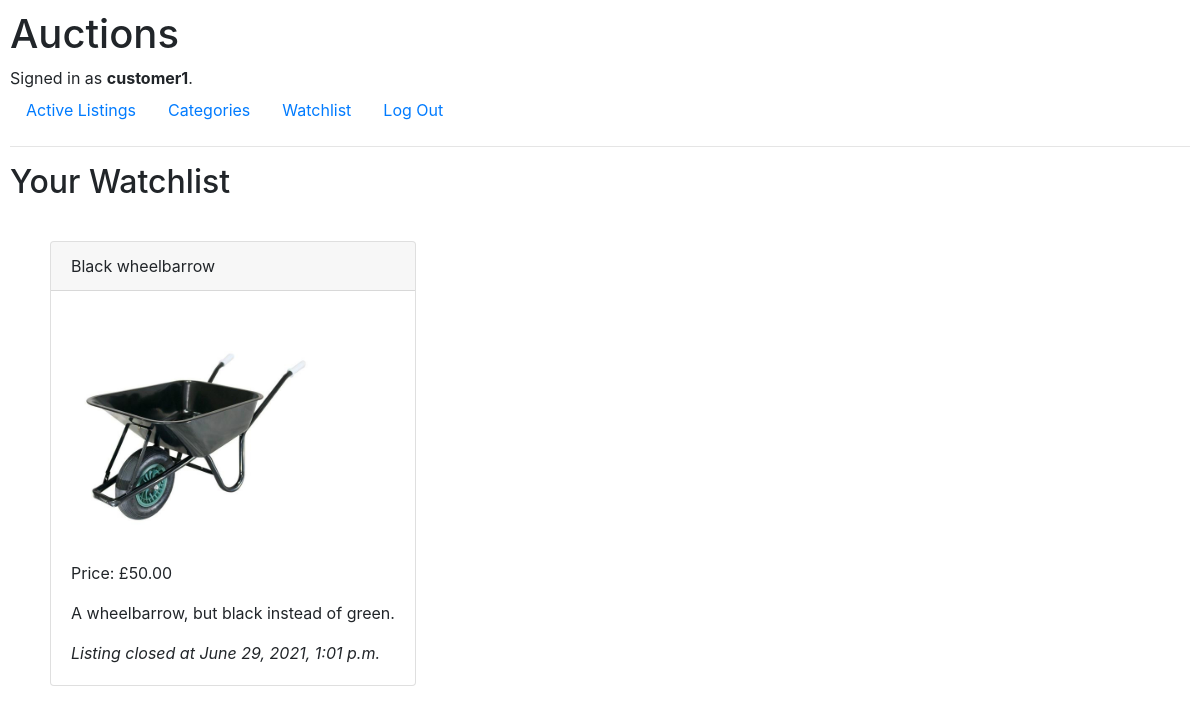
Screenshot of /watchlist (signed in) with the database file from the repository.
### auctions/models.py (models this page shows, shortened)
class User(AbstractUser):
    created_at = models.DateTimeField(auto_now_add=True)
    updated_at = models.DateTimeField(auto_now=True)
    watchlist_listings = models.ManyToManyField(Listing, blank=True, related_name="watchlist_users")

class Listing(models.Model):
    created_at = models.DateTimeField(auto_now_add=True)
    updated_at = models.DateTimeField(auto_now=True)
    uuid = models.UUIDField(default=uuid.uuid4, editable=False, unique=True)
    title = models.CharField(max_length=100)
    description = models.CharField(max_length=1000)
    min_starting_bid = models.DecimalField(
        max_digits=10, decimal_places=2
    )
    pic = models.ImageField(upload_to ='listing_images/', null=True, blank=True)
    pic_url = models.URLField(null=True, blank=True)
    user = models.ForeignKey(
        'User',
        on_delete=models.CASCADE
    )
    category = models.ForeignKey(
        'Category',
        on_delete=models.CASCADE,
        null=True
    )
    active = models.BooleanField(default=True)
    winner = models.ForeignKey(
        'User',
        on_delete=models.CASCADE,
        null=True,
        blank=True,
        related_name='winner'
    )
    closed_at = models.DateTimeField(null=True, blank=True)

### auctions/views.py (the view)
# urls.py: path("watchlist", views.watchlist, name="watchlist"),
@login_required(login_url=reverse_lazy("auctions:login"))
def watchlist(request):
    user = request.user
    listings = user.watchlist_listings.all()
    return render(request, "auctions/watchlist.html", {
        "listings": listings
    })

### auctions/templates/auctions/watchlist.html
{% extends "auctions/layout.html" %}
{% block body %}
    <h2>Your Watchlist</h2>
    {% include "auctions/listing_list.html" with listings=listings %}
{% endblock %}

### auctions/templates/auctions/layout.html (shortened to what this page needs)
{% load static %}
<!DOCTYPE html>
<html lang="en">
    <head>
        <link rel="stylesheet" href="https://stackpath.bootstrapcdn.com/bootstrap/4.4.1/css/bootstrap.min.css">
        <link href="{% static 'auctions/styles.css' %}" rel="stylesheet">
    </head>
    <body>
        <h1>Auctions</h1>
        <div>
            {% if user.is_authenticated %}
                Signed in as <strong>{{ user.username }}</strong>.
            {% else %}
                Not signed in.
            {% endif %}
        </div>
        <ul class="nav">
            <li class="nav-item">
                <a class="nav-link" href="{% url 'auctions:index' %}">Active Listings</a>
            </li>
            <li class="nav-item">
                <a class="nav-link" href="{% url 'auctions:categories' %}">Categories</a>
            </li>
            {% if user.is_authenticated %}
                <li class="nav-item">
                    <a class="nav-link" href="{% url 'auctions:watchlist' %}">Watchlist</a>
                </li>
                <li class="nav-item">
                    <a class="nav-link" href="{% url 'auctions:logout' %}">Log Out</a>
                </li>
            {% endif %}
        </ul>
        <hr>
        {% block body %}
        {% endblock %}
    </body>
</html>

### auctions/templates/auctions/listing_list.html
<div class="row index-listing-list">
    {% for listing in listings %}
        <a class="listing-link" href="/listing/{{ listing.id }}">
            <div class="card index-listing mb-3">
                <div class="card-header">
                    {{ listing.title }}
                </div>
                <div class="card-body">
                    {% if listing.pic %}
                        <img class="listing-list-image" src="{{ listing.pic.url }}">
                    {% else %}
                        <img class="listing-list-image"  src="/media/placeholder_images/placeholder.png">
                    {% endif %}
                    <p class="card-text">Price: £{{ listing.min_starting_bid }}</p>
                    <p class="card-text">{{ listing.description}}</p>
                    {% if listing.closed_at %}
                        <p class="card-text"><i>Listing closed at {{ listing.closed_at }}</i></p>
                    {% endif %}
                </div>
            </div>
        </a>
    {% endfor %}
</div>

### auctions/static/auctions/styles.css (style rules this page uses)
body { padding: 10px; }
.index-listing-list { margin: 20px }
.index-listing { margin: 20px; border-style: solid; border-width: 1px; }
.listing-link, .listing-link:hover { color: inherit; text-decoration: none; }
.listing-list-image { height: 250px; width: 250px; }

### rows the page displays
User: username "customer1"
Listing: title "Black wheelbarrow", pic (picture), min_starting_bid "50.00", description "A wheelbarrow, but black instead of green.", closed_at "June 29, 2021, 1:01 p.m."
